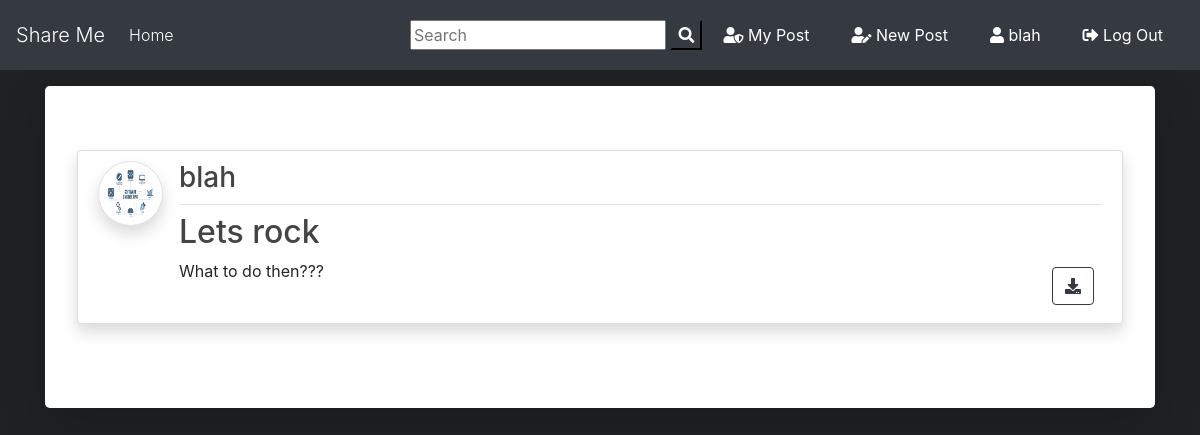
Page /share_me (signed in) on the committed database.
### files_share/models.py (models this page shows, shortened)
class Post(models.Model):
	title = models.CharField(max_length=100)
	file = models.FileField(null=True,blank=True,upload_to='Files')
	content = models.TextField()
	date_posted = models.DateTimeField(default=timezone.now)
	author = models.ForeignKey(User, on_delete=models.CASCADE)

### users/models.py (models this page shows, shortened)
class Profile(models.Model):
    user = models.OneToOneField(User, on_delete=models.CASCADE)
    image = models.ImageField(default='default.png', upload_to='profile_pics')

### files_share/views.py (the view)
# urls.py: path('share_me', PostListView.as_view(), name='blog-home'),
class PostListView(ListView):
    model = Post
    template_name = 'blog/home.html'  # <app>/<model>_<viewtype>.html
    context_object_name = 'posts'
    ordering = ['-date_posted']
    paginate_by = 2

### files_share/templates/blog/home.html (shortened to what this page needs)
{% extends "blog/base.html" %}
{% block content %}
    {% for post in posts %}
      <div class="jumbotron mt-3 bg-white shadow-lg">
      <article class="media content-section shadow">
        <a href="{{ post.author.profile.image.url }} " target="_blank"> <img src="{{ post.author.profile.image.url }}  " alt="" class="article-img rounded-circle img-thumbnail img-fluid shadow">
        </a>
        <div class="media-body">
          <div class="article-metadata d-flex justify-content-between">
            <a class="mr-2 " href="{% url 'user-posts' post.author.username  %}"><h3>{{ post.author }}</h3></a>
          </div>
          <h2><a class="article-title text-justify " href="{% url 'post-detail' post.id %}">{{ post.title }}</a></h2>
          <div class="d-flex justify-content-between">
            <p class="article-content text-justify text-truncate overflow-hidden">{{ post.content }}</p>
            {% if post.file %}
          <div class="form-group mt-0 pt-0  m-2">
            <a class="btn btn-outline-dark  btn-d "  href="{{ post.file.url }}"  download type="submit"><i class="fas fa-download"></i></a>
          </div>
          {% endif %}
          </div>
        </div>
      </article>
      </div>
    {% endfor %}
{% endblock content %}

### files_share/templates/blog/base.html (shortened to what this page needs)
{% load static %}
<!doctype html>
<html lang="en">
  <head>
    <link rel="stylesheet" href="https://stackpath.bootstrapcdn.com/bootstrap/4.3.1/css/bootstrap.min.css">
    <link rel="stylesheet" href="https://use.fontawesome.com/releases/v5.8.1/css/all.css" >
    <link rel="stylesheet" href="{% static 'blog/main.css' %}">
</head>
  <body>
        <nav class="navbar navbar-expand-lg navbar-dark bg-dark">
                <a class="navbar-brand  display-1" href="{% url 'main_home' %}">Share Me</a>
                <div class="collapse navbar-collapse" id="navbarSupportedContent">
                  <ul class="navbar-nav mr-auto">
                    <li class="nav-item active">
                      <a class="nav-link font-weight-light" href="{% url 'blog-home' %}">Home <span class="sr-only">(current)</span></a>
                    </li>
                  </ul>
                  <form id="searchform" action="{% url 'search' %}" method="get">
                    <input type="text" name="q" type="text" value="{{ request.GET.q }}" placeholder="Search" />
                    <button type="button" onclick="searchform.submit()" class=" text-white my-color btn-dark"><i class="fa fa-search"></i></button>
                  </form>
                    {% if user.is_authenticated %}
                    <a href="{% url 'user-posts' user %}" class="btn text-white m-2"><i class="fas fa-user-shield"></i> My Post</a>
                    <a href="{% url 'post-create' %} " class="btn text-white m-2"><i class="fas fa-user-edit"></i> New Post</a>
                    <a href="{% url 'profile' %} " class="btn text-white m-2"><i class="fas fa-user"></i> {{ user.username }}</a>
                    <a href="{% url 'logout' %} " class="btn text-white m-2"><i class="fas fa-sign-out-alt"></i> Log Out</a>
                    {% else %}
                    <a href="{% url 'login' %} " class="btn text-white m-2"><i class="fas fa-user-tie"></i> Login</a>
                    <a href="{% url 'register' %} " class="btn text-white m-2"> <i class="fas fa-sign-in-alt"></i> Sign Up</a>
                    {% endif %}
                </div>
              </nav>
      <div class="container my-bg">
    {% block content %}
    {% endblock  %}
</div>
  </body>
</html>

### files_share/static/blog/main.css (style rules this page uses)
body { background: #fafafa; background-color: hsl(220, 5%, 13%); margin-top: 0; }
h1, h2, h3, h4, h5, h6 { color: #444444; }
ul { margin: 0; }
.content-section { background: #ffffff; padding: 10px 20px; border: 1px solid #dddddd; border-radius: 3px; margin-bottom: 20px; width: 100%; }
.article-title { color: #444444; }
.article-content { white-space: pre-line; }
.article-img { height: 65px; width: 65px; margin-right: 16px; }
.article-metadata { padding-bottom: 1px; margin-bottom: 4px; border-bottom: 1px solid #e3e3e3 }

### rows in the picture
Post: author.profile.image (placeholder picture), author "blah", title "Lets rock", content "What to do then???"

### other values in the picture
{{ user.username }} "blah"
